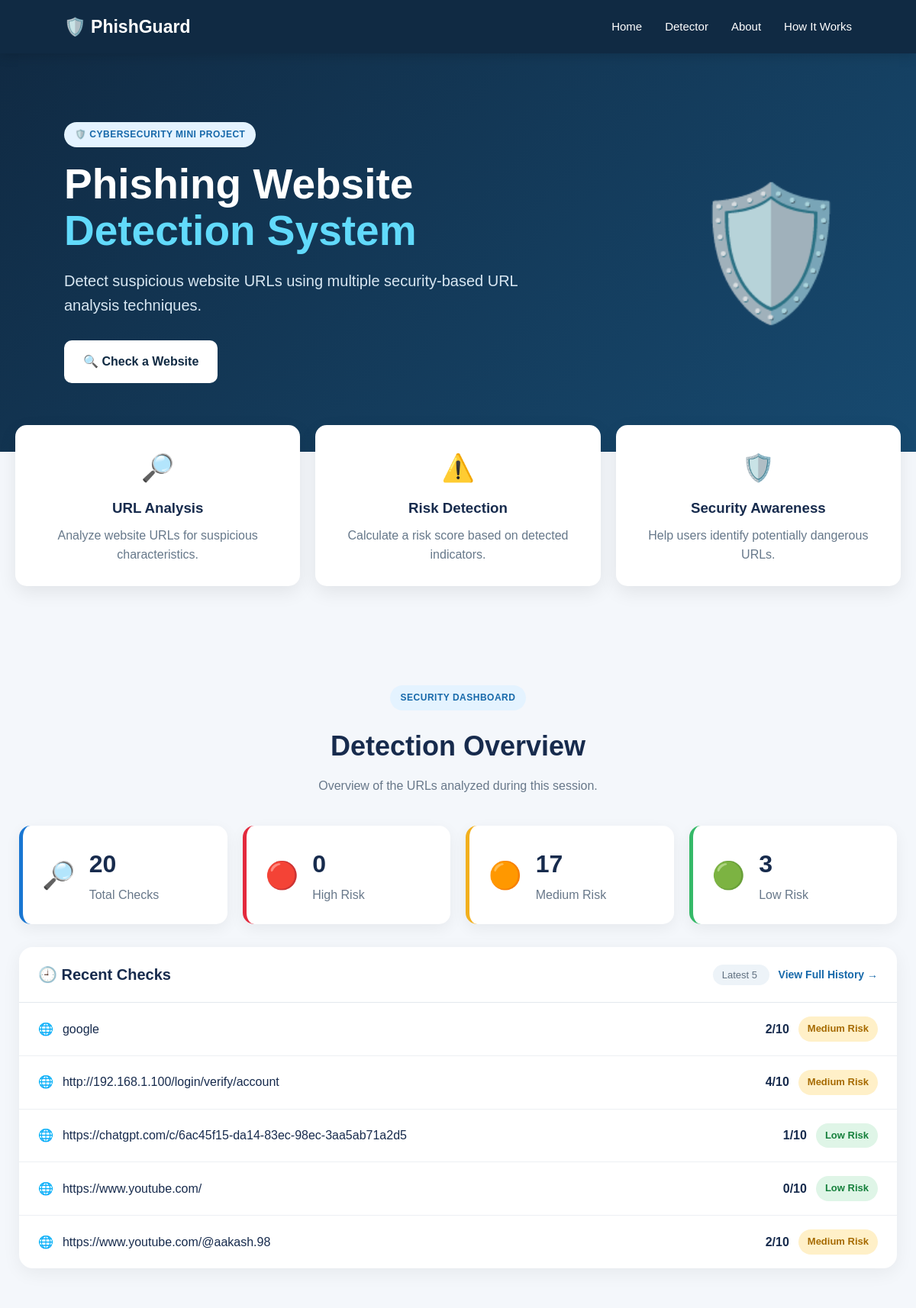
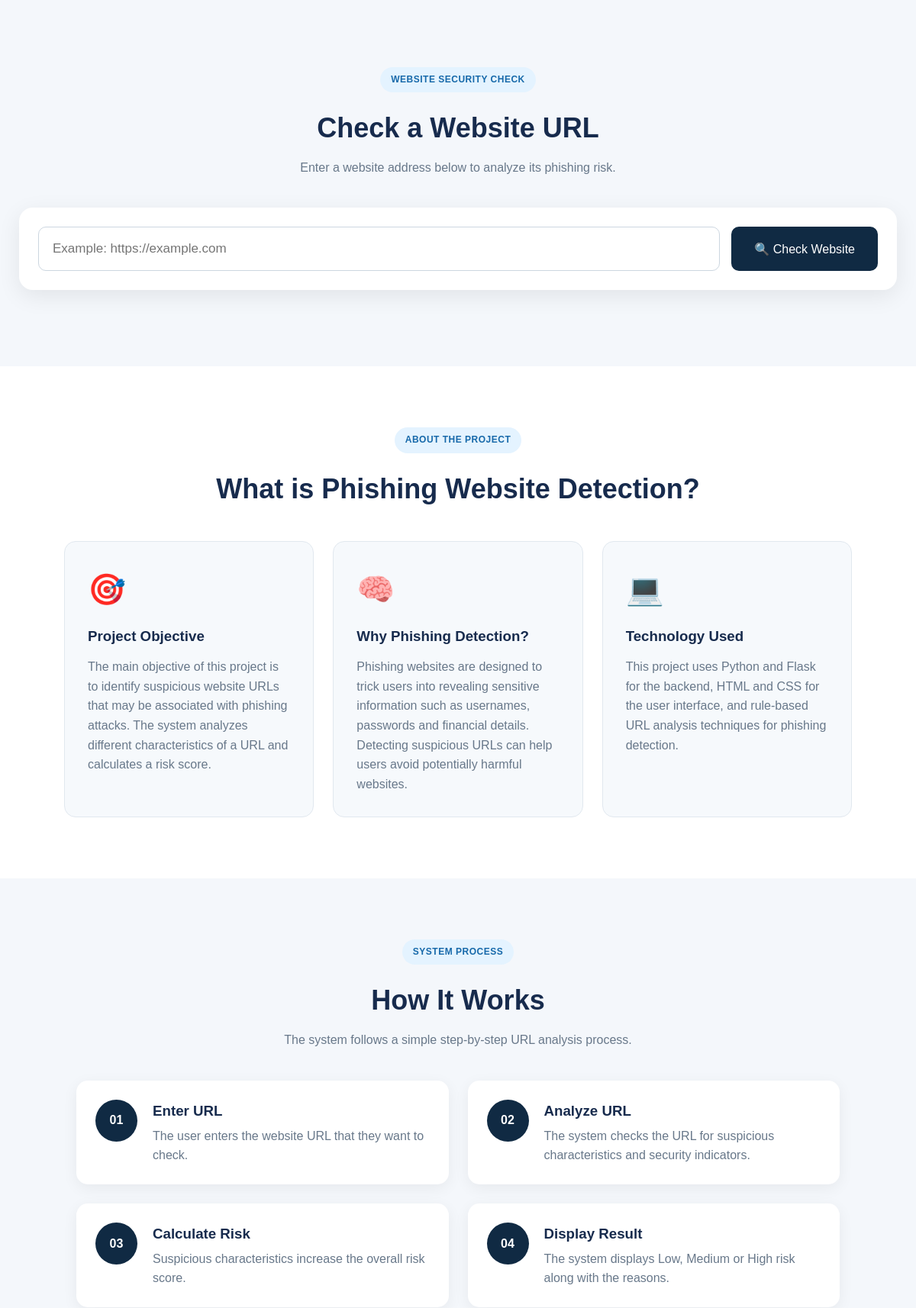
The page / (upper part) on the database its author committed (2 pictures, top to bottom).
### tables this page shows
CREATE TABLE checks (

            id INTEGER PRIMARY KEY AUTOINCREMENT,

            url TEXT NOT NULL,

            score INTEGER NOT NULL,

            risk TEXT NOT NULL,

            status TEXT NOT NULL,

            reasons TEXT,

            checked_at TEXT NOT NULL

        );

### app.py (the view)
@app.route("/")
def home():
    conn = get_db_connection()
    total_checks = conn.execute(
        "SELECT COUNT(*) FROM checks"
    ).fetchone()[0]
    high_risk_count = conn.execute(
        "SELECT COUNT(*) FROM checks WHERE risk = 'High'"
    ).fetchone()[0]
    medium_risk_count = conn.execute(
        "SELECT COUNT(*) FROM checks WHERE risk = 'Medium'"
    ).fetchone()[0]
    low_risk_count = conn.execute(
        "SELECT COUNT(*) FROM checks WHERE risk = 'Low'"
    ).fetchone()[0]
    recent_checks = conn.execute("""
        SELECT *
        FROM checks
        ORDER BY id DESC
        LIMIT 5
    """).fetchall()
    conn.close()
    return render_template(
        "index.html",
        total_checks=total_checks,
        high_risk_count=high_risk_count,
        medium_risk_count=medium_risk_count,
        low_risk_count=low_risk_count,
        recent_checks=recent_checks
    )

### app.py (called while the page is built)
def get_db_connection():
    conn = sqlite3.connect(DATABASE)
    conn.row_factory = sqlite3.Row
    return conn

### templates/index.html (shortened to what this page needs)
<!DOCTYPE html>
<html lang="en">
<head>
    <link rel="stylesheet"
          href="{{ url_for('static', filename='css/style.css') }}">
</head>
<body>
<nav class="navbar">
    <div class="logo">
        🛡️ PhishGuard
    </div>
    <div class="nav-links">
        <a href="#home">Home</a>
        <a href="#detector">Detector</a>
        <a href="#about">About</a>
        <a href="#how-it-works">How It Works</a>
    </div>
</nav>
<section id="home" class="hero">
    <div class="hero-content">
        <div class="hero-text">
            <span class="badge">
                🛡️ CYBERSECURITY MINI PROJECT
            </span>
            <h1>
                Phishing Website
                <span>Detection System</span>
            </h1>
            <p>
                Detect suspicious website URLs using multiple
                security-based URL analysis techniques.
            </p>
            <a href="#detector" class="hero-button">
                🔍 Check a Website
            </a>
        </div>
        <div class="hero-icon">
            🛡️
        </div>
    </div>
</section>
<section class="stats-section">
    <div class="stat-card">
        <div class="stat-icon">
            🔎
        </div>
        <h3>URL Analysis</h3>
        <p>
            Analyze website URLs for suspicious characteristics.
        </p>
    </div>
    <div class="stat-card">
        <div class="stat-icon">
            ⚠️
        </div>
        <h3>Risk Detection</h3>
        <p>
            Calculate a risk score based on detected indicators.
        </p>
    </div>
    <div class="stat-card">
        <div class="stat-icon">
            🛡️
        </div>
        <h3>Security Awareness</h3>
        <p>
            Help users identify potentially dangerous URLs.
        </p>
    </div>
</section>
<section class="dashboard-section">
    <div class="section-heading">
        <span class="section-label">
            SECURITY DASHBOARD
        </span>
        <h2>
            Detection Overview
        </h2>
        <p>
            Overview of the URLs analyzed during this session.
        </p>
    </div>
    <div class="dashboard-stats">
        <div class="dashboard-card total-card">
            <div class="dashboard-icon">
                🔎
            </div>
            <div>
                <h3>
                    {{ total_checks }}
                </h3>
                <p>
                    Total Checks
                </p>
            </div>
        </div>
        <div class="dashboard-card high-card">
            <div class="dashboard-icon">
                🔴
            </div>
            <div>
                <h3>
                    {{ high_risk_count }}
                </h3>
                <p>
                    High Risk
                </p>
            </div>
        </div>
        <div class="dashboard-card medium-card">
            <div class="dashboard-icon">
                🟠
            </div>
            <div>
                <h3>
                    {{ medium_risk_count }}
                </h3>
                <p>
                    Medium Risk
                </p>
            </div>
        </div>
        <div class="dashboard-card low-card">
            <div class="dashboard-icon">
                🟢
            </div>
            <div>
                <h3>
                    {{ low_risk_count }}
                </h3>
                <p>
                    Low Risk
                </p>
            </div>
        </div>
    </div>
    <div class="recent-section">
        <div class="recent-header">
            <h3>
                🕘 Recent Checks
            </h3>
            <div>
                <span>
                    Latest 5
                </span>
                <a href="/history"
                   class="history-link">
                    View Full History →
                </a>
            </div>
        </div>
        {% if recent_checks %}
        <div class="recent-list">
            {% for check in recent_checks %}
            <div class="recent-item">
                <div class="recent-url">
                    🌐
                    <span>
                        {{ check.url }}
                    </span>
                </div>
                <div class="recent-score">
                    <strong>
                        {{ check.score }}/10
                    </strong>
                    {% if check.risk == "High" %}
                        <span class="recent-risk high-risk">
                            High Risk
                        </span>
                    {% elif check.risk == "Medium" %}
                        <span class="recent-risk medium-risk">
                            Medium Risk
                        </span>
                    {% else %}
                        <span class="recent-risk low-risk">
                            Low Risk
                        </span>
                    {% endif %}
                </div>
            </div>
            {% endfor %}
        </div>
        {% else %}
        <div class="empty-history">
            🔍 No websites have been checked yet.
        </div>
        {% endif %}
    </div>
</section>
<section id="detector" class="detector-section">
    <div class="section-heading">
        <span class="section-label">
            WEBSITE SECURITY CHECK
        </span>
        <h2>
            Check a Website URL
        </h2>
        <p>
            Enter a website address below to analyze
            its phishing risk.
        </p>
    </div>
    <div class="search-card">
        <form action="/check" method="POST">
            <input
                type="text"
                name="url"
                placeholder="Example: https://example.com"
                value="{{ url if url else '' }}"
                required
            >
            <button type="submit">
                🔍 Check Website
            </button>
        </form>
    </div>
</section>
<section id="about" class="about-section">
    <div class="section-heading">
        <span class="section-label">
            ABOUT THE PROJECT
        </span>
        <h2>
            What is Phishing Website Detection?
        </h2>
    </div>
    <div class="about-grid">
        <div class="about-card">
            <div class="about-icon">
                🎯
            </div>
            <h3>
                Project Objective
            </h3>
            <p>
                The main objective of this project is to identify
                suspicious website URLs that may be associated with
                phishing attacks. The system analyzes different
                characteristics of a URL and calculates a risk score.
            </p>
        </div>
        <div class="about-card">
            <div class="about-icon">
                🧠
            </div>
            <h3>
                Why Phishing Detection?
            </h3>
            <p>
                Phishing websites are designed to trick users into
                revealing sensitive information such as usernames,
                passwords and financial details. Detecting suspicious
                URLs can help users avoid potentially harmful websites.
            </p>
        </div>
        <div class="about-card">
            <div class="about-icon">
                💻
            </div>
            <h3>
                Technology Used
            </h3>
            <p>
                This project uses Python and Flask for the backend,
                HTML and CSS for the user interface, and rule-based
                URL analysis techniques for phishing detection.
            </p>
        </div>
    </div>
</section>
<section id="how-it-works" class="how-section">
    <div class="section-heading">
        <span class="section-label">
            SYSTEM PROCESS
        </span>
        <h2>
            How It Works
        </h2>
        <p>
            The system follows a simple step-by-step URL analysis process.
        </p>
    </div>
    <div class="steps">
        <div class="step-card">
            <div class="step-number">
                01
            </div>
            <div>
                <h3>
                    Enter URL
                </h3>
                <p>
                    The user enters the website URL that they
                    want to check.
                </p>
            </div>
        </div>
        <div class="step-card">
            <div class="step-number">
                02
            </div>
            <div>
                <h3>
                    Analyze URL
                </h3>
                <p>
                    The system checks the URL for suspicious
                    characteristics and security indicators.
                </p>
            </div>
        </div>
        <div class="step-card">
            <div class="step-number">
                03
            </div>
            <div>
                <h3>
                    Calculate Risk
                </h3>
                <p>
                    Suspicious characteristics increase the
                    overall risk score.
                </p>
            </div>
        </div>
        <div class="step-card">
            <div class="step-number">
                04
            </div>
            <div>
                <h3>
                    Display Result
                </h3>
                <p>
                    The system displays Low, Medium or High
                    risk along with the reasons.
                </p>
            </div>
        </div>
    </div>
</section>
</body>
</html>

### rows shown on the page
checks: url "google", score "2", risk "Medium Risk"
checks: url "http://192.168.1.100/login/verify/account", score "4", risk "Medium Risk"
checks: url "https://chatgpt.com/c/6ac45f15-da14-83ec-98ec-3aa5ab71a2d5", score "1", risk "Low Risk"
checks: url "https://www.youtube.com/", score "0", risk "Low Risk"
checks: url "https://www.youtube.com/@aakash.98", score "2", risk "Medium Risk"

### other values the page prints
{{ total_checks }} "20"
{{ high_risk_count }} "0"
{{ medium_risk_count }} "17"
{{ low_risk_count }} "3"
